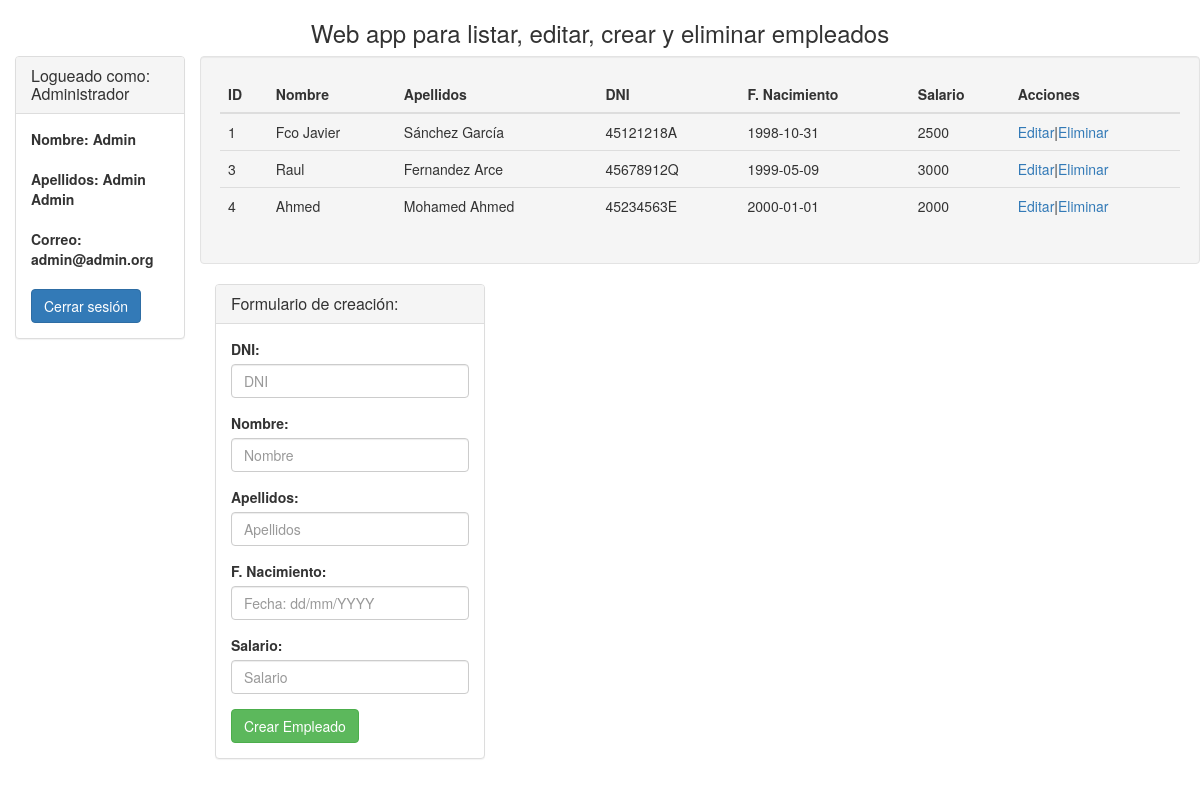
Page /index.php (signed in) on the committed database.
### tables this page shows
CREATE TABLE `empleados` (
  `id` int(11) NOT NULL,
  `nombre` varchar(150) NOT NULL,
  `apellidos` varchar(150) NOT NULL,
  `dni` varchar(10) NOT NULL,
  `fecha_nacimiento` date NOT NULL,
  `sueldo` int(6) NOT NULL
);

### funciones.php (called while the page is built, shortened)
<?php
function listarEmpleados($link)
{
    $consulta = "SELECT * FROM empleados";
    $empleados = mysqli_query($link,$consulta) or die ("Error al realizar consulta:".mysqli_error($link));
    return $empleados;
}

### index.php (the view, shortened to what this page needs)
<?php
include_once 'funciones.php';
$servidor = "localhost";
$usuario = "root";
$password = "root";
$bd = "employees";
$link = mysqli_connect($servidor,$usuario,$password,$bd) or die ("Error al hacer la conexion a la BD");
$modo = $_GET['modo'];
$id = $_GET['id'];
$empleados = listarEmpleados($link);
?>
<!DOCTYPE html>
<html>
<head>
    <link href="bootstrap.min.css" rel="stylesheet">
</head>
<body>
<h3 class="text-center">Web app para listar, editar, crear y eliminar empleados</h3>
<div class="container col-md-2">
    <div class="panel panel-default">
        <div class="panel-heading"><h4 class="panel-title">Logueado como:<?php if($_SESSION['rol'] == 1) echo " Administrador"?></h4></div>
        <div class="panel-body">
            <form role="form" action="" method="post">
                <div class="form-group"><label>Nombre: <?php echo $_SESSION['nombre']?></label></div>
                <div class="form-group"><label>Apellidos: <?php echo $_SESSION['apellidos']?></label></div>
                <div class="form-group"><label>Correo: <?php echo $_SESSION['correo']?></label></div>
                <button class="btn btn-primary" type="submit" name="Logout">Cerrar sesión</button>
            </form>
        </div>
    </div>
</div>
<div class="table-responsive well">
    <table class="table">
        <thead>
        <tr style="font-weight: bold;">
            <th>ID</th>
            <th>Nombre</th>
            <th>Apellidos</th>
            <th>DNI</th>
            <th>F. Nacimiento</th>
            <th>Salario</th>
            <th>Acciones</th>
        </tr>
        </thead>
        <tbody>
        <?php
        while ($empleado = mysqli_fetch_array($empleados)){
            ?>
            <tr>
                <td><?php echo $empleado[0]?></td>
                <td><?php echo $empleado[1]?></td>
                <td><?php echo $empleado[2]?></td>
                <td><?php echo $empleado[3]?></td>
                <td><?php echo $empleado[4]?></td>
                <td><?php echo $empleado[5]?></td>
                <td><a href="index.php?id=<?php echo $empleado[0]?>&modo=1">Editar</a>|<a href="index.php?id=<?php echo $empleado[0]?>&modo=2">Eliminar</a></td>
            </tr>
            <?php
        }
        ?>
        </tbody>
    </table>
</div>
<?php
if(isset($modo) && !is_null($modo)){
    if ($modo==1  && isset($id) && !is_null($id)){
        $datos = listarEmpleado($link, $id);
        while ($dato = mysqli_fetch_array($datos)){
            $fecha = explode("-", $dato[4]);
            ?>
            <div class="container col-md-3">
                <div class="panel panel-default">
                    <div class="panel-heading"><h4 class="panel-title">Formulario de edición:</h4></div>
                    <div class="panel-body">
                        <form role="form" action="" method="post">
                            <div class="form-group"><label>DNI:</label><input class="form-control" type="text" name="dni" placeholder="DNI" value="<?php echo $dato[3]?>"><input type="hidden" name="id" value="<?php echo $id?>"></div>
                            <div class="form-group"><label>Nombre:</label><input class="form-control" type="text" name="nombre" placeholder="Nombre" value="<?php echo $dato[1]?>"></div>
                            <div class="form-group"><label>Apellidos:</label> <input class="form-control" type="text" name="apellidos" placeholder="Apellidos" value="<?php echo $dato[2]?>"></div>
                            <div class="form-group"><label>F. Nacimiento:</label> <input class="form-control" type="text" name="fecha_nacimiento" placeholder="Fecha de nacimiento" value="<?php echo $fecha[2].'/'.$fecha[1].'/'.$fecha[0] ?>"></div>
                            <div class="form-group"><label>Salario:</label><input class="form-control" type="text" name="salario" placeholder="Salario" value="<?php echo $dato[5]?>"></div>
                            <button class="btn btn-warning" type="submit" name="Editar">Editar Empleado</button>&nbsp;<button class="btn btn-default"><a href="index.php?modo=3">Crear Empleado</a></button>
                        </form>
                    </div>
                </div>
            </div>
            <?php
        }
    }
    if ($modo==2  && isset($id) && !is_null($id)){
        $datos = listarEmpleado($link, $id);
        while ($dato = mysqli_fetch_array($datos)){
            $fecha = explode("-", $dato[4]);
            ?>
            <div class="container col-md-3">
                <div class="panel panel-default">
                    <div class="panel-heading"><h4 class="panel-title">Formulario de eliminación:</h4></div>
                    <div class="panel-body">
                        <form role="form" action="" method="post">
                            <div class="form-group"><label>DNI:</label><input class="form-control" type="text" name="dni" placeholder="DNI" value="<?php echo $dato[3]?>"><input type="hidden" name="id" value="<?php echo $id?>"></div>
                            <div class="form-group"><label>Nombre:</label><input class="form-control" type="text" name="nombre" placeholder="Nombre" value="<?php echo $dato[1]?>"></div>
                            <div class="form-group"><label>Apellidos:</label> <input class="form-control" type="text" name="apellidos" placeholder="Apellidos" value="<?php echo $dato[2]?>"></div>
                            <div class="form-group"><label>F. Nacimiento:</label> <input class="form-control" type="text" name="fecha_nacimiento" placeholder="Fecha de nacimiento" value="<?php echo $fecha[2].'/'.$fecha[1].'/'.$fecha[0]?>"></div>
                            <div class="form-group"><label>Salario:</label><input class="form-control" type="text" name="salario" placeholder="Salario" value="<?php echo $dato[5]?>"></div>
                            <button class="btn btn-danger" type="submit" name="Eliminar">Eliminar Empleado</button>&nbsp;<button class="btn btn-default"><a href="index.php?modo=3">Crear Empleado</a></button>
                        </form>
                    </div>
                </div>
            </div>
            <?php
        }
    }
    if ($modo==3){
        ?>
        <div class="container col-md-3">
            <div class="panel panel-default">
                <div class="panel-heading"><h4 class="panel-title">Formulario de creación:</h4></div>
                <div class="panel-body">
                    <form role="form" action="" method="post">
                        <div class="form-group"><label>DNI:</label><input class="form-control" type="text" name="dni" placeholder="DNI"></div>
                        <div class="form-group"><label>Nombre:</label><input class="form-control" type="text" name="nombre" placeholder="Nombre"></div>
                        <div class="form-group"><label>Apellidos:</label> <input class="form-control" type="text" name="apellidos" placeholder="Apellidos"></div>
                        <div class="form-group"><label>F. Nacimiento:</label> <input class="form-control" type="text" name="fecha_nacimiento" placeholder="Fecha: dd/mm/YYYY"></div>
                        <div class="form-group"><label>Salario:</label><input class="form-control" type="text" name="salario" placeholder="Salario"></div>
                        <button class="btn btn-primary"  type="submit" name="Crear">Crear</button>
                    </form>
                </div>
            </div>
        </div>
        <?php
    }
}else{
    ?>
    <div class="container col-md-3">
        <div class="panel panel-default">
            <div class="panel-heading"><h4 class="panel-title">Formulario de creación:</h4></div>
            <div class="panel-body">
                <form role="form" action="" method="post">
                    <div class="form-group"><label>DNI:</label><input class="form-control" type="text" name="dni" placeholder="DNI"></div>
                    <div class="form-group"><label>Nombre:</label><input class="form-control" type="text" name="nombre" placeholder="Nombre"></div>
                    <div class="form-group"><label>Apellidos:</label> <input class="form-control" type="text" name="apellidos" placeholder="Apellidos"></div>
                    <div class="form-group"><label>F. Nacimiento:</label> <input class="form-control" type="text" name="fecha_nacimiento" placeholder="Fecha: dd/mm/YYYY"></div>
                    <div class="form-group"><label>Salario:</label><input class="form-control" type="text" name="salario" placeholder="Salario"></div>
                    <button class="btn btn-success"  type="submit" name="Crear">Crear Empleado</button>
                </form>
            </div>
        </div>
    </div>
    <?php
} ?>
</body>
</html>

### rows in the picture
empleados: id "1", nombre "Fco Javier", apellidos "Sánchez García", dni "45121218A", fecha_nacimiento "1998-10-31", sueldo "2500"
empleados: id "3", nombre "Raul", apellidos "Fernandez Arce", dni "45678912Q", fecha_nacimiento "1999-05-09", sueldo "3000"
empleados: id "4", nombre "Ahmed", apellidos "Mohamed Ahmed", dni "45234563E", fecha_nacimiento "2000-01-01", sueldo "2000"

### other values in the picture
$_SESSION['nombre'] "Admin"
$_SESSION['apellidos'] "Admin Admin"
$_SESSION['correo'] "admin@admin.org"
